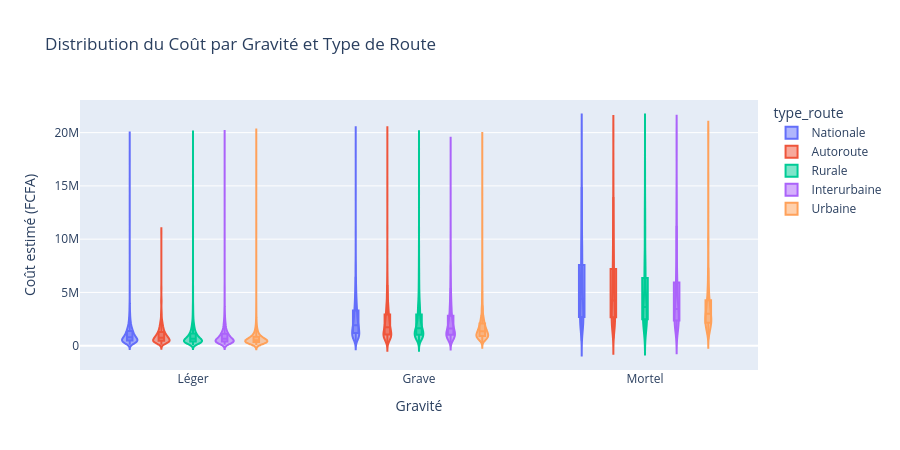

Notebook code for this chart:
### Code cell
# ── Violin plot multidimensionnel ─────────────────────────────────────────
fig_violin = px.violin(
    df, y='cout_estime', x='gravite', color='type_route',
    category_orders={'gravite': ['Léger', 'Grave', 'Mortel']},
    box=True, points=False,
    title='Distribution du Coût par Gravité et Type de Route',
    labels={'cout_estime': 'Coût estimé (FCFA)', 'gravite': 'Gravité'}
)
fig_violin.update_layout(height=450)
fig_violin.show()

### Figure 1 — Plotly figure (JSON) as saved in the notebook; plotly's stock layout.template omitted (floating-point values rounded to 4 significant figures; data arrays with more than 128 entries replaced by an {"elided": "..."} marker saying what was removed)
{"data": [{"alignmentgroup": "True", "box": {"visible": true}, "hovertemplate": "type_route=Nationale<br>Gravité=%{x}<br>Coût estimé (FCFA)=%{y}<extra></extra>", "legendgroup": "Nationale", "marker": {"color": "#636efa"}, "name": "Nationale", "offsetgroup": "Nationale", "orientation": "v", "points": false, "scalegroup": "True", "showlegend": true, "type": "violin", "x": {"elided": "12346 str values"}, "x0": " ", "xaxis": "x", "y": {"elided": "12346 float values"}, "y0": " ", "yaxis": "y"}, {"alignmentgroup": "True", "box": {"visible": true}, "hovertemplate": "type_route=Autoroute<br>Gravité=%{x}<br>Coût estimé (FCFA)=%{y}<extra></extra>", "legendgroup": "Autoroute", "marker": {"color": "#EF553B"}, "name": "Autoroute", "offsetgroup": "Autoroute", "orientation": "v", "points": false, "scalegroup": "True", "showlegend": true, "type": "violin", "x": {"elided": "4858 str values"}, "x0": " ", "xaxis": "x", "y": {"elided": "4858 float values"}, "y0": " ", "yaxis": "y"}, {"alignmentgroup": "True", "box": {"visible": true}, "hovertemplate": "type_route=Rurale<br>Gravité=%{x}<br>Coût estimé (FCFA)=%{y}<extra></extra>", "legendgroup": "Rurale", "marker": {"color": "#00cc96"}, "name": "Rurale", "offsetgroup": "Rurale", "orientation": "v", "points": false, "scalegroup": "True", "showlegend": true, "type": "violin", "x": {"elided": "10027 str values"}, "x0": " ", "xaxis": "x", "y": {"elided": "10027 float values"}, "y0": " ", "yaxis": "y"}, {"alignmentgroup": "True", "box": {"visible": true}, "hovertemplate": "type_route=Interurbaine<br>Gravité=%{x}<br>Coût estimé (FCFA)=%{y}<extra></extra>", "legendgroup": "Interurbaine", "marker": {"color": "#ab63fa"}, "name": "Interurbaine", "offsetgroup": "Interurbaine", "orientation": "v", "points": false, "scalegroup": "True", "showlegend": true, "type": "violin", "x": {"elided": "7563 str values"}, "x0": " ", "xaxis": "x", "y": {"elided": "7563 float values"}, "y0": " ", "yaxis": "y"}, {"alignmentgroup": "True", "box": {"visible": true}, "hovertemplate": "type_route=Urbaine<br>Gravité=%{x}<br>Coût estimé (FCFA)=%{y}<extra></extra>", "legendgroup": "Urbaine", "marker": {"color": "#FFA15A"}, "name": "Urbaine", "offsetgroup": "Urbaine", "orientation": "v", "points": false, "scalegroup": "True", "showlegend": true, "type": "violin", "x": {"elided": "14989 str values"}, "x0": " ", "xaxis": "x", "y": {"elided": "14989 float values"}, "y0": " ", "yaxis": "y"}], "layout": {"height": 450, "legend": {"title": {"text": "type_route"}, "tracegroupgap": 0}, "title": {"text": "Distribution du Coût par Gravité et Type de Route"}, "violinmode": "group", "xaxis": {"anchor": "y", "categoryarray": ["Léger", "Grave", "Mortel"], "categoryorder": "array", "domain": [0, 1], "title": {"text": "Gravité"}}, "yaxis": {"anchor": "x", "domain": [0, 1], "title": {"text": "Coût estimé (FCFA)"}}}}
